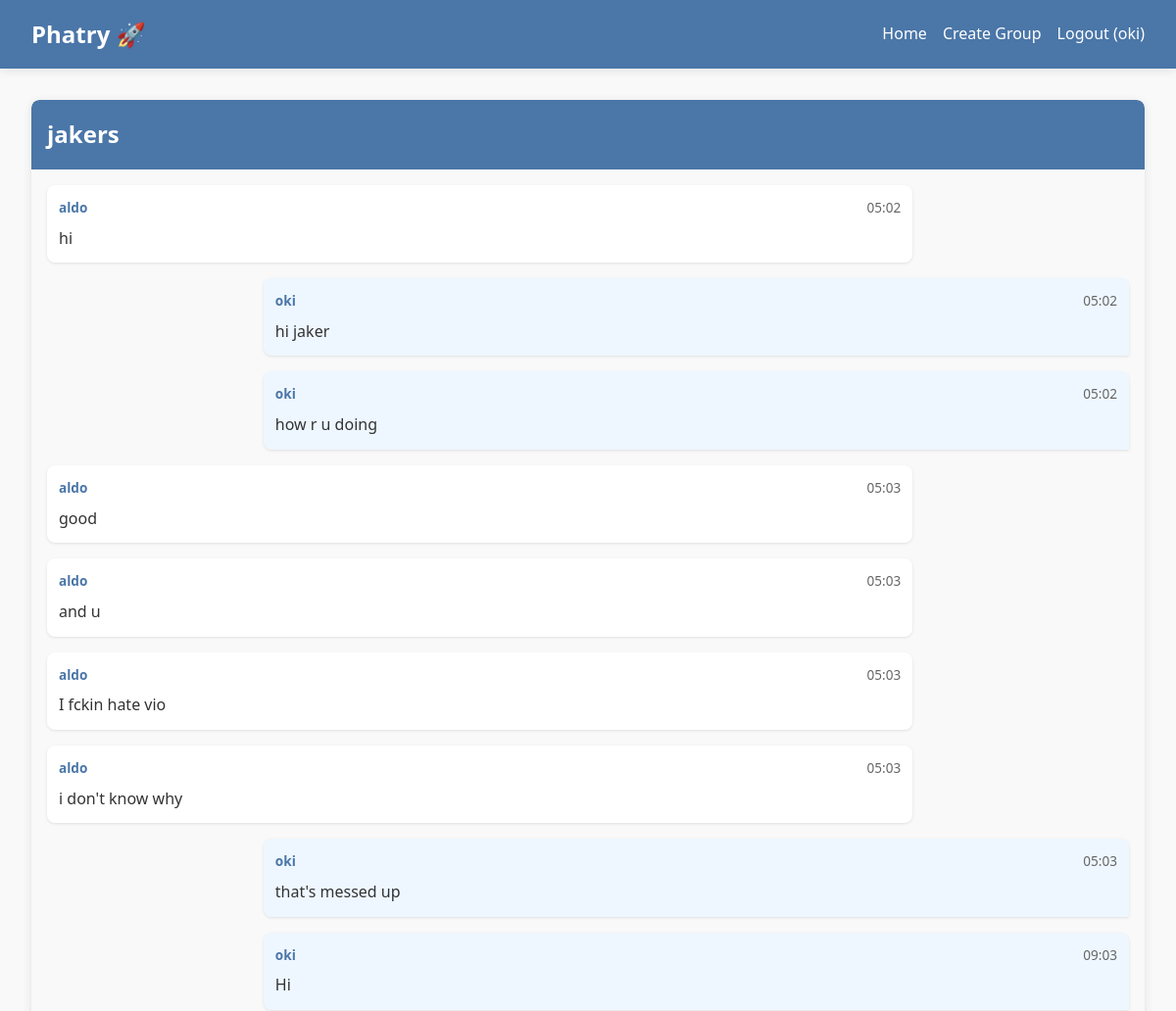
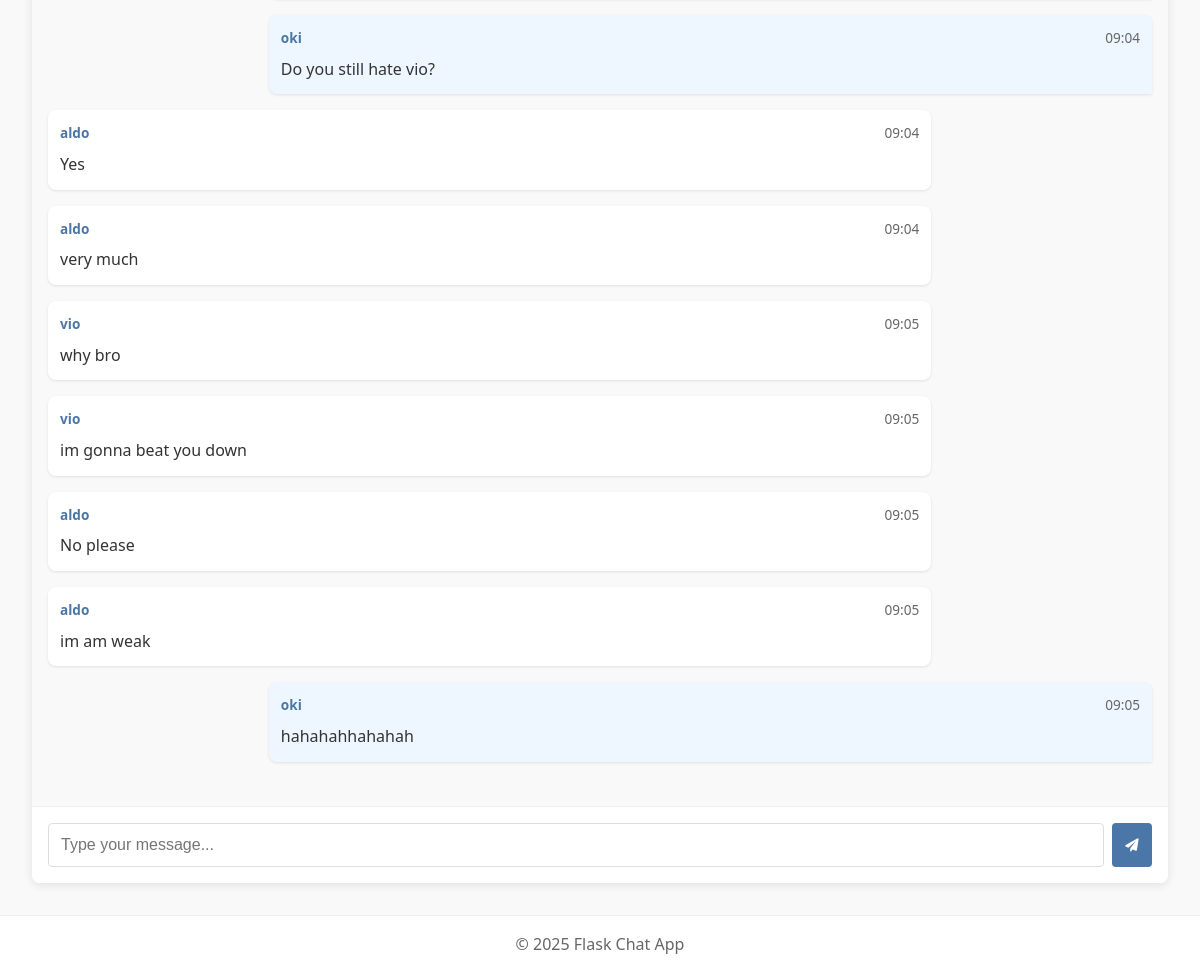
Screenshot of /group/1 (signed in) with the database file from the repository (2 pictures, top to bottom).
### src/app.py (models this page shows)
class User(db.Model):
    id = db.Column(db.Integer, primary_key=True)
    username = db.Column(db.String(80), unique=True, nullable=False)
    password = db.Column(db.String(200), nullable=False)
    created_at = db.Column(db.DateTime, default=datetime.utcnow)

class Group(db.Model):
    id = db.Column(db.Integer, primary_key=True)
    name = db.Column(db.String(80), nullable=False)
    created_at = db.Column(db.DateTime, default=datetime.utcnow)
    created_by = db.Column(db.Integer, db.ForeignKey('user.id'))

class Message(db.Model):
    id = db.Column(db.Integer, primary_key=True)
    content = db.Column(db.Text, nullable=False)
    group_id = db.Column(db.Integer, db.ForeignKey('group.id'), nullable=False)
    user_id = db.Column(db.Integer, db.ForeignKey('user.id'), nullable=False)
    created_at = db.Column(db.DateTime, default=datetime.utcnow)
    user = db.relationship('User', backref='messages')
    group = db.relationship('Group', backref='messages')

### src/app.py (the view)
@app.route('/group/<int:group_id>')
def group_chat(group_id):
    if 'user_id' not in session:
        return redirect(url_for('login'))
    group = Group.query.get_or_404(group_id)
    is_member = GroupMember.query.filter_by(
        group_id=group_id,
        user_id=session['user_id']
    ).first()
    if not is_member:
        new_member = GroupMember(group_id=group_id, user_id=session['user_id'])
        db.session.add(new_member)
        db.session.commit()
    messages = Message.query.filter_by(group_id=group_id).order_by(Message.created_at).all()
    return render_template('group_chat.html', group=group, messages=messages)

### templates/group_chat.html (shortened to what this page needs)
{% extends "base.html" %}
{% block content %}
<div class="chat-container">
    <div class="chat-header">
        <h1>{{ group.name }}</h1>
    </div>
    <div class="chat-messages" id="messages">
        {% for message in messages %}
            <div class="message {% if message.user_id == session['user_id'] %}own-message{% endif %}">
                <div class="message-info">
                    <span class="username">{{ message.user.username }}</span>
                    <span class="time">{{ message.created_at.strftime('%H:%M') }}</span>
                </div>
                <div class="message-content">{{ message.content }}</div>
            </div>
        {% endfor %}
    </div>
    <div class="chat-input">
        <form id="messageForm">
            <input type="text" id="message" placeholder="Type your message..." autocomplete="off" required>
            <button type="submit">
                <i class="fas fa-paper-plane"></i>
            </button>
        </form>
    </div>
</div>
{% endblock %}

### templates/base.html (shortened to what this page needs)
<!DOCTYPE html>
<html lang="en">
<head>
    <link rel="stylesheet" href="{{ url_for('static', filename='css/style.css') }}">
    <link href="https://cdnjs.cloudflare.com/ajax/libs/font-awesome/6.0.0-beta3/css/all.min.css" rel="stylesheet">
</head>
<body>
    <header>
        <nav>
            <div class="logo">Phatry 🚀</div>
            <ul class="nav-links">
                {% if 'user_id' in session %}
                    <li><a href="{{ url_for('index') }}">Home</a></li>
                    <li><a href="{{ url_for('create_group') }}">Create Group</a></li>
                    <li><a href="{{ url_for('logout') }}">Logout ({{ session['username'] }})</a></li>
                {% else %}
                    <li><a href="{{ url_for('login') }}">Login</a></li>
                    <li><a href="{{ url_for('register') }}">Register</a></li>
                {% endif %}
            </ul>
        </nav>
    </header>
    <main>
        {% block content %}{% endblock %}
    </main>
    <footer>
        <p>&copy; 2025 Flask Chat App</p>
    </footer>
</body>
</html>

### static/css/style.css (style rules this page uses)
:root { --primary-color: #4a76a8; --secondary-color: #3d6293; --accent-color: #eef7ff; --text-color: #333; --light-gray: #f4f4f4; --dark-gray: #666; --success-color: #28a745; --error-color: #dc3545; --shadow: 0 2px 10px rgba(0, 0, 0, 0.1); }
* { margin: 0; padding: 0; box-sizing: border-box; }
body { font-family: 'Segoe UI', Tahoma, Geneva, Verdana, sans-serif; line-height: 1.6; color: var(--text-color); background-color: #f9f9f9; min-height: 100vh; display: flex; flex-direction: column; }
header { background-color: var(--primary-color); box-shadow: var(--shadow); }
nav { display: flex; justify-content: space-between; align-items: center; padding: 1rem 2rem; max-width: 1200px; margin: 0 auto; width: 100%; }
.logo { font-size: 1.5rem; font-weight: bold; color: white; text-align: center; }
.nav-links { display: flex; list-style: none; }
.nav-links li { margin-left: 1rem; }
.nav-links a { color: white; text-decoration: none; transition: all 0.3s ease; }
main { flex: 1; padding: 2rem; max-width: 1200px; margin: 0 auto; width: 100%; }
input[type="text"], input[type="password"] { width: 100%; padding: 0.75rem; border: 1px solid #ddd; border-radius: 4px; font-size: 1rem; }
.chat-container { display: flex; flex-direction: column; height: calc(100vh - 180px); background-color: white; border-radius: 8px; box-shadow: var(--shadow); overflow: hidden; }
.chat-header { background-color: var(--primary-color); color: white; padding: 1rem; border-top-left-radius: 8px; border-top-right-radius: 8px; }
.chat-header h1 { font-size: 1.5rem; margin: 0; }
.chat-messages { flex: 1; overflow-y: auto; padding: 1rem; background-color: #f9f9f9; }
.message { margin-bottom: 1rem; max-width: 80%; padding: 0.75rem; border-radius: 8px; background-color: white; box-shadow: 0 1px 3px rgba(0,0,0,0.1); }
.message-info { display: flex; justify-content: space-between; margin-bottom: 0.5rem; font-size: 0.85rem; }
.username { font-weight: bold; color: var(--primary-color); }
.time { color: var(--dark-gray); }
.message-content { word-break: break-word; }
.own-message { margin-left: auto; background-color: var(--accent-color); border-bottom-right-radius: 0; }
.chat-input { padding: 1rem; background-color: white; border-top: 1px solid #eee; }
.chat-input form { display: flex; }
.chat-input input { flex: 1; padding: 0.75rem; border: 1px solid #ddd; border-radius: 4px; font-size: 1rem; margin-right: 0.5rem; }
.chat-input button { background-color: var(--primary-color); color: white; border: none; border-radius: 4px; width: 40px; cursor: pointer; transition: background-color 0.3s ease; }
footer { background-color: #fff; text-align: center; padding: 1rem; color: var(--dark-gray); border-top: 1px solid #eee; margin-top: auto; }

### rows the page displays
User: username "oki"
Group: name "jakers"
Message: user.username "aldo", created_at "05:02", content "hi"
Message: user.username "oki", created_at "05:02", content "hi jaker"
Message: user.username "oki", created_at "05:02", content "how r u doing"
Message: user.username "aldo", created_at "05:03", content "good"
Message: user.username "aldo", created_at "05:03", content "and u"
Message: user.username "aldo", created_at "05:03", content "I fckin hate vio"
Message: user.username "aldo", created_at "05:03", content "i don't know why"
Message: user.username "oki", created_at "05:03", content "that's messed up"
Message: user.username "oki", created_at "09:03", content "Hi"
Message: user.username "oki", created_at "09:04", content "Do you still hate vio?"
Message: user.username "aldo", created_at "09:04", content "Yes"
Message: user.username "aldo", created_at "09:04", content "very much"
Message: user.username "vio", created_at "09:05", content "why bro"
Message: user.username "vio", created_at "09:05", content "im gonna beat you down"
Message: user.username "aldo", created_at "09:05", content "No please"
Message: user.username "aldo", created_at "09:05", content "im am weak"
Message: user.username "oki", created_at "09:05", content "hahahahhahahah"
